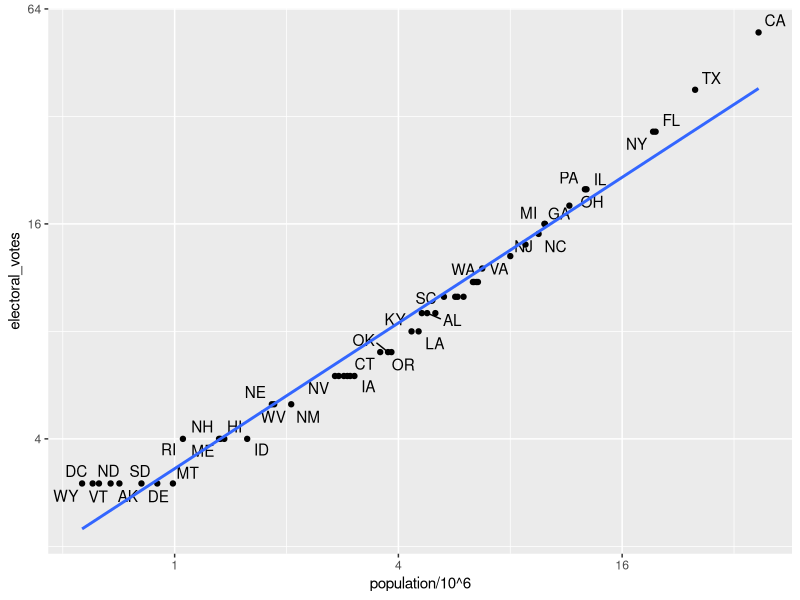

Source code (R): (Note: this script raises an error after producing the figure.)
## ---- chunk 1
img_path <- "wrangling/img"
## ---- chunk 2
library(tidyverse)
library(dslabs)
data(murders)
head(murders)
## ---- chunk 3
data(polls_us_election_2016)
head(results_us_election_2016)
## ---- chunk 4
identical(results_us_election_2016$state, murders$state)
## ---- chunk 5
tab <- left_join(murders, results_us_election_2016, by = "state") %>% select(-others)
head(tab)
## ---- chunk 6
library(ggrepel)
tab %>% ggplot(aes(population/10^6, electoral_votes, label = abb)) +
  geom_point() +
  geom_text_repel() + 
  scale_x_continuous(trans = "log2") +
  scale_y_continuous(trans = "log2") +
  geom_smooth(method = "lm", se = FALSE)
## ---- chunk 7
tab_1 <- slice(murders, 1:6) %>% select(state, population)
tab_1
tab_2 <- results_us_election_2016 %>% 
  filter(state%in%c("Alabama", "Alaska", "Arizona", 
                    "California", "Connecticut", "Delaware")) %>% 
  select(state, electoral_votes)
tab_2
## ---- chunk 8
left_join(tab_1, tab_2, by = "state")
## ---- chunk 9
tab_1 %>% right_join(tab_2, by = "state")
## ---- chunk 10
inner_join(tab_1, tab_2, by = "state")
## ---- chunk 11
full_join(tab_1, tab_2, by = "state")
## ---- chunk 12
semi_join(tab_1, tab_2, by = "state")
## ---- chunk 13
anti_join(tab_1, tab_2, by = "state")
## ---- chunk 14
knitr::include_graphics(file.path(img_path,"joins.png"))
## ---- chunk 15
bind_cols(a = 1:3, b = 4:6)
## ---- chunk 16
tab_1 <- tab[, 1:3]
tab_2 <- tab[, 4:6]
tab_3 <- tab[, 7:8]
new_tab <- bind_cols(tab_1, tab_2, tab_3)
head(new_tab)
## ---- chunk 17
tab_1 <- tab[1:2,]
tab_2 <- tab[3:4,]
bind_rows(tab_1, tab_2)
## ---- chunk 18
intersect(1:10, 6:15)
## ---- chunk 19
intersect(c("a","b","c"), c("b","c","d"))
## ---- chunk 20
tab_1 <- tab[1:5,]
tab_2 <- tab[3:7,]
dplyr::intersect(tab_1, tab_2)
## ---- chunk 21
union(1:10, 6:15)
union(c("a","b","c"), c("b","c","d"))
## ---- chunk 22
tab_1 <- tab[1:5,]
tab_2 <- tab[3:7,]
dplyr::union(tab_1, tab_2)
## ---- chunk 23
setdiff(1:10, 6:15)
setdiff(6:15, 1:10)
## ---- chunk 24
tab_1 <- tab[1:5,]
tab_2 <- tab[3:7,]
dplyr::setdiff(tab_1, tab_2)
## ---- chunk 25
setequal(1:5, 1:6)
## ---- chunk 26
setequal(1:5, 5:1)
## ---- chunk 27
dplyr::setequal(tab_1, tab_2)
